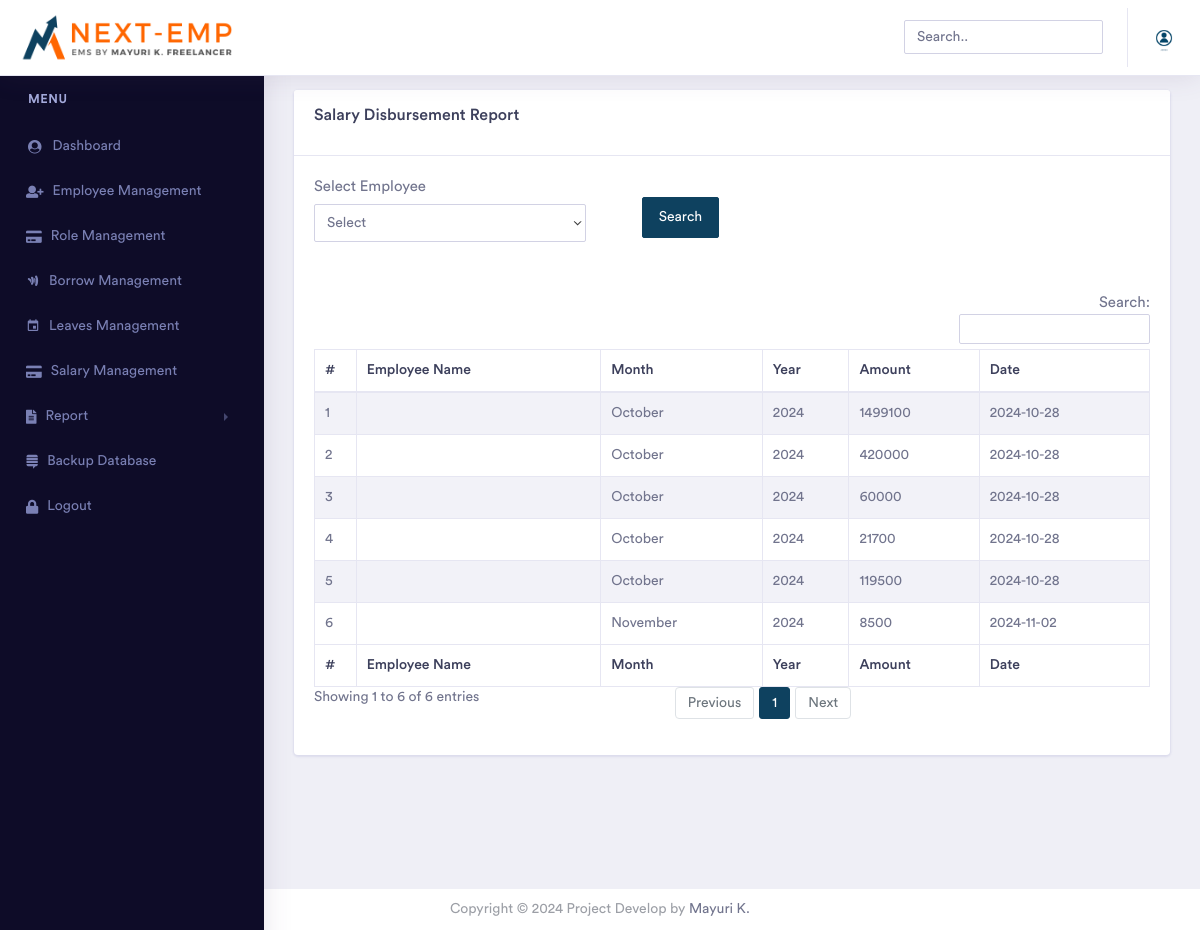
The page /admin/salary_report.php (signed in) on the database its author committed.
### tables this page shows
CREATE TABLE `manage_website` (
  `id` int(11) NOT NULL,
  `title` varchar(600) NOT NULL,
  `short_title` varchar(600) NOT NULL,
  `logo` text NOT NULL,
  `footer` text NOT NULL,
  `currency_code` varchar(600) NOT NULL,
  `currency_symbol` varchar(600) NOT NULL,
  `login_logo` text NOT NULL,
  `invoice_logo` text NOT NULL,
  `background_login_image` text NOT NULL,
  `status` int(11) NOT NULL
);

CREATE TABLE `salary` (
  `id` int(11) NOT NULL,
  `emp` varchar(200) NOT NULL,
  `month` varchar(200) NOT NULL,
  `year` varchar(200) NOT NULL,
  `leave` int(11) NOT NULL,
  `borrow` float NOT NULL,
  `actual` float NOT NULL,
  `final` float NOT NULL,
  `date` date NOT NULL DEFAULT current_timestamp()
);

### admin/salary_report.php (the view, shortened to what this page needs)
<?php include('include/head.php'); ?>
<?php include('include/header.php'); ?>
<?php include('include/sidebar.php'); ?>
<div class="dashboard-wrapper">
    <div class="container-fluid  dashboard-content">
        <div class="row">
            <div class="col-xl-12 col-lg-12 col-md-12 col-sm-12 col-12">
                <div class="card">
                    <div class="card-header">
                        <h4>Salary Disbursement Report </h4>
                    </div>
                    <div class="card-body">
                        <form class="form-horizontal" action="" method="post" enctype="multipart/form-data">
                            <div class="form-row">
                            <div class="col-xl-4 col-lg-4 col-md-12 col-sm-12 col-12 mb-2">
    <label for="validationCustom01">Select Employee</label>
    <select name="emp" class="form-control">
        <option value="">Select</option>
    </select>
</div>
                                <center>
                                    <div class="col-xl-4 col-lg-4 col-md-12 col-sm-12 col-12 mb-2">
                                        <div class="input-group">
                                            <button class="btn btn-primary" type="submit" name="search">Search</button>
                                        </div>
                                    </div>
                            </div>
                        </form>
                        <br />
                        <br />
                        <div class="table-responsive">
                            <table id="example" class="table table-striped table-bordered second" style="width:100%">
                                <thead>
                                    <tr>
                                        <th>#</th>
                                        <th>Employee Name</th>
                                           <th>Month</th>
                                              <th>Year</th>
                                                  <th>Amount</th>
                                                   <th>Date</th>
                                    </tr>
                                </thead>
                                <tbody>
                                   <?php
if (isset($_POST['search'])) {
    $sql = "SELECT * FROM `salary` WHERE  emp=?";
    $statement = $conn->prepare($sql);
    $statement->execute([$_POST['emp']]);
} else {
    $sql = "SELECT * FROM `salary` ";
    $statement = $conn->prepare($sql);
    $statement->execute();
}
$i = 1;
$rec = $statement->fetchAll();
foreach ($rec as $key) {
 ?>
<tr>
    <td><?php echo $i; ?></td>
    <td><?php
                                    $stmt2 = $conn->prepare("SELECT * FROM `admin` WHERE id=? AND delete_status='0'");
                                    $stmt2->execute([$key['emp']]);
                                    $record2 = $stmt2->fetch();
                                    echo $record2['fname'].' '.$record2['lname']; ?></td>
    <td><?php echo $key['month']; ?></td>
    <td><?php echo $key['year']; ?></td>
     <td><?php echo $key['final']; ?></td>
      <td><?php echo $key['date']; ?></td>
</tr>
<?php
    $i++;
}
?>
                                </tbody>
                                <tfoot>
                                    <tr>
                                       <th>#</th>
                                        <th>Employee Name</th>
                                           <th>Month</th>
                                              <th>Year</th>
                                                  <th>Amount</th>
                                                   <th>Date</th>
                                    </tr>
                                </tfoot>
                            </table>
                        </div>
                    </div>
                </div>
            </div>
        </div>
    </div>
    <?php include('include/footer.php'); ?>
</body>
</html>

### admin/include/header.php (shortened to what this page needs)
<?php
require_once('../assets/constants/fetch-my-info.php');
?>
<?php
$stmt = $conn->prepare("SELECT * FROM admin WHERE id='".$_SESSION['id']."'");
$stmt->execute();
$result = $stmt->fetch(PDO::FETCH_ASSOC);
 $sql = "SELECT * FROM manage_website where status='0'";
  $statement = $conn->prepare($sql);
                                                 $statement->execute();
                                              $row = $statement->fetch(PDO::FETCH_ASSOC);
                                                                    extract($row);?>
<body>
    <div class="dashboard-main-wrapper">
        <div class="dashboard-header">
            <nav class="navbar navbar-expand-lg bg-white fixed-top">
                <a class="navbar-brand" href="index.php">
                                <img class="img-fluid" src="../assets/uploadImage/Logo/<?php echo$login_logo; ?>" style="width:220px;height:auto;" alt="Theme-Logo" />
                            </a>
                <div class="collapse navbar-collapse " id="navbarSupportedContent">
                    <ul class="navbar-nav ml-auto navbar-right-top ">
                        <li class="nav-item">
                            <div id="custom-search" class="top-search-bar">
                                <input class="form-control" type="text" placeholder="Search..">
                            </div>
                        </li>
                         <li class="nav-item dropdown nav-user">
                            <a class="nav-link nav-user-img" href="profile.php" id="navbarDropdownMenuLink2" data-toggle="dropdown" aria-haspopup="true" aria-expanded="false"><img src="../assets/uploadImage/Profile/<?=$result['image']?>" alt="" class="user-avatar-md rounded-circle"></a>
                        </li>
   </ul>
                </div>
            </nav>
        </div>

### rows shown on the page
manage_website: login_logo (picture)
salary: month "October", year "2024", final "1499100", date "2024-10-28"
salary: month "October", year "2024", final "420000", date "2024-10-28"
salary: month "October", year "2024", final "60000", date "2024-10-28"
salary: month "October", year "2024", final "21700", date "2024-10-28"
salary: month "October", year "2024", final "119500", date "2024-10-28"
salary: month "November", year "2024", final "8500", date "2024-11-02"
